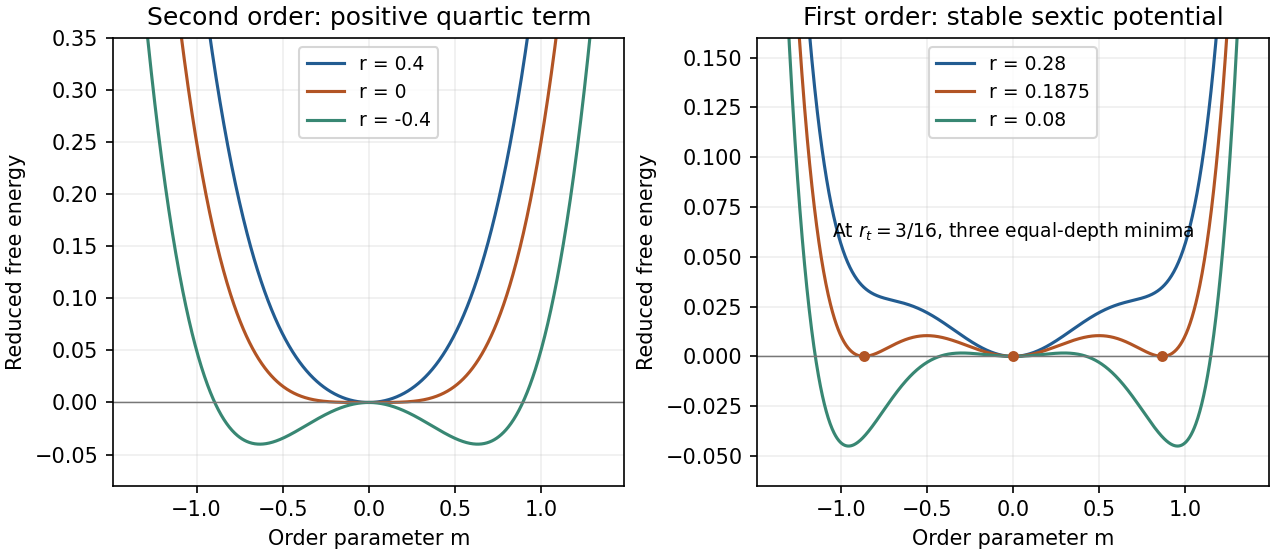

Python code for this plot:
"""Original educational diagram; Python 3.14, NumPy and Matplotlib. Saves a basename PNG to the current working directory."""
import numpy as np
import matplotlib
matplotlib.use('Agg')
import matplotlib.pyplot as plt
plt.rcParams.update({'font.size':10,'figure.facecolor':'white','axes.facecolor':'white'})
m=np.linspace(-1.35,1.35,1201);fig,axs=plt.subplots(1,2,figsize=(8.5,3.7),layout='constrained');colors=['#225c91','#b25424','#388773']
for r,col in zip([.4,0,-.4],colors):axs[0].plot(m,r*m*m/2+m**4/4,color=col,label=f'r = {r:g}')
for r,col in zip([.28,3/16,.08],colors):axs[1].plot(m,r*m*m/2-m**4/4+m**6/6,color=col,label=f'r = {r:g}')
axs[0].set(title='Second order: positive quartic term',ylim=(-.08,.35));axs[1].set(title='First order: stable sextic potential',ylim=(-.065,.16))
axs[1].scatter([0,-np.sqrt(.75),np.sqrt(.75)],[0,0,0],color='#b25424',s=18,zorder=4);axs[1].text(0,.06,r'At $r_t=3/16$, three equal-depth minima',ha='center',fontsize=9)
for ax in axs:ax.axhline(0,color='#777',lw=.7);ax.set(xlabel='Order parameter m',ylabel='Reduced free energy');ax.legend(fontsize=9,loc='upper center');ax.grid(alpha=.2)
fig.savefig('paper-1-tsp2014-landau.png',dpi=150,facecolor='white');plt.close(fig)
